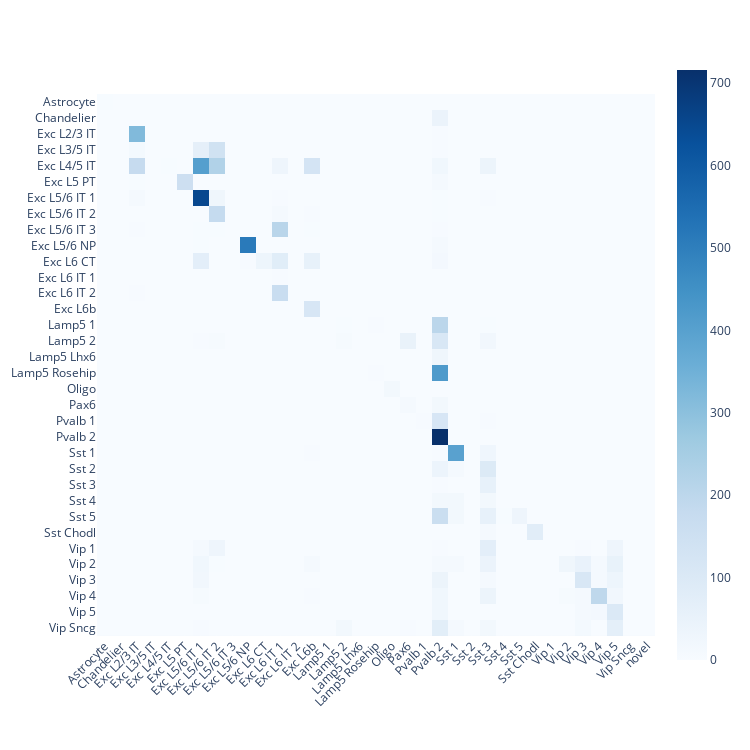
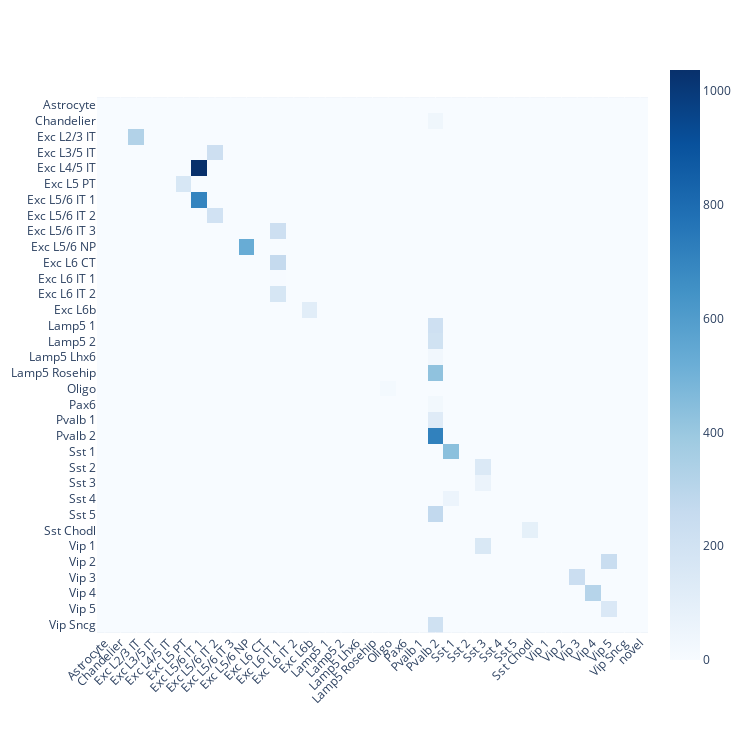

The notebook cell these images were saved under, in order:
### Code cell
# sample run on Allen-Brain datasets 

# load datasets
q = sc.read_h5ad('../data/ALM.h5ad')
ref = sc.read_h5ad('../data/MTG.h5ad')

# run the method
m = SVM()
m.fit(ref, 'labels34')
m.predict(q, 'labels34')

# evaluate the predictions
acc, cfmatrix, q_labels, ref_labels = eval_preds(q, ref, 'labels34', 'labels34', 'SVM')
print(f"[*] accuracy: {acc:.4f}")
plot_cfmatrix(cfmatrix, q_labels, ref_labels)

# evaluate the MV predictions
acc, cfmatrix, q_labels, ref_labels = eval_preds(q, ref, 'labels34', 'labels34', 'mv-SVM')
print(f"[*] accuracy: {acc:.4f}")
plot_cfmatrix(cfmatrix, q_labels, ref_labels)

### Figure 1 — Plotly figure (JSON) as saved in the notebook; plotly's stock layout.template omitted (floating-point values rounded to 4 significant figures; data arrays with more than 128 entries replaced by an {"elided": "..."} marker saying what was removed)
{"data": [{"coloraxis": "coloraxis", "hovertemplate": "x: %{x}<br>y: %{y}<br>color: %{z}<extra></extra>", "name": "0", "type": "heatmap", "x": ["Astrocyte", "Chandelier", "Exc L2/3 IT", "Exc L3/5 IT", "Exc L4/5 IT", "Exc L5 PT", "Exc L5/6 IT 1", "Exc L5/6 IT 2", "Exc L5/6 IT 3", "Exc L5/6 NP", "Exc L6 CT", "Exc L6 IT 1", "Exc L6 IT 2", "Exc L6b", "Lamp5 1", "Lamp5 2", "Lamp5 Lhx6", "Lamp5 Rosehip", "Oligo", "Pax6", "Pvalb 1", "Pvalb 2", "Sst 1", "Sst 2", "Sst 3", "Sst 4", "Sst 5", "Sst Chodl", "Vip 1", "Vip 2", "Vip 3", "Vip 4", "Vip 5", "Vip Sncg", "novel"], "xaxis": "x", "y": ["Astrocyte", "Chandelier", "Exc L2/3 IT", "Exc L3/5 IT", "Exc L4/5 IT", "Exc L5 PT", "Exc L5/6 IT 1", "Exc L5/6 IT 2", "Exc L5/6 IT 3", "Exc L5/6 NP", "Exc L6 CT", "Exc L6 IT 1", "Exc L6 IT 2", "Exc L6b", "Lamp5 1", "Lamp5 2", "Lamp5 Lhx6", "Lamp5 Rosehip", "Oligo", "Pax6", "Pvalb 1", "Pvalb 2", "Sst 1", "Sst 2", "Sst 3", "Sst 4", "Sst 5", "Sst Chodl", "Vip 1", "Vip 2", "Vip 3", "Vip 4", "Vip 5", "Vip Sncg"], "yaxis": "y", "z": {"elided": "34x35 int values"}}], "layout": {"coloraxis": {"colorscale": [[0, "rgb(247,251,255)"], [0.125, "rgb(222,235,247)"], [0.25, "rgb(198,219,239)"], [0.375, "rgb(158,202,225)"], [0.5, "rgb(107,174,214)"], [0.625, "rgb(66,146,198)"], [0.75, "rgb(33,113,181)"], [0.875, "rgb(8,81,156)"], [1, "rgb(8,48,107)"]]}, "height": 750, "margin": {"t": 60}, "width": 750, "xaxis": {"anchor": "y", "constrain": "domain", "domain": [0, 1], "dtick": 1, "scaleanchor": "y", "tickangle": -45}, "yaxis": {"anchor": "x", "autorange": "reversed", "constrain": "domain", "domain": [0, 1], "dtick": 1}}}

### Figure 2 — Plotly figure (JSON) as saved in the notebook; plotly's stock layout.template omitted (floating-point values rounded to 4 significant figures; data arrays with more than 128 entries replaced by an {"elided": "..."} marker saying what was removed)
{"data": [{"coloraxis": "coloraxis", "hovertemplate": "x: %{x}<br>y: %{y}<br>color: %{z}<extra></extra>", "name": "0", "type": "heatmap", "x": ["Astrocyte", "Chandelier", "Exc L2/3 IT", "Exc L3/5 IT", "Exc L4/5 IT", "Exc L5 PT", "Exc L5/6 IT 1", "Exc L5/6 IT 2", "Exc L5/6 IT 3", "Exc L5/6 NP", "Exc L6 CT", "Exc L6 IT 1", "Exc L6 IT 2", "Exc L6b", "Lamp5 1", "Lamp5 2", "Lamp5 Lhx6", "Lamp5 Rosehip", "Oligo", "Pax6", "Pvalb 1", "Pvalb 2", "Sst 1", "Sst 2", "Sst 3", "Sst 4", "Sst 5", "Sst Chodl", "Vip 1", "Vip 2", "Vip 3", "Vip 4", "Vip 5", "Vip Sncg", "novel"], "xaxis": "x", "y": ["Astrocyte", "Chandelier", "Exc L2/3 IT", "Exc L3/5 IT", "Exc L4/5 IT", "Exc L5 PT", "Exc L5/6 IT 1", "Exc L5/6 IT 2", "Exc L5/6 IT 3", "Exc L5/6 NP", "Exc L6 CT", "Exc L6 IT 1", "Exc L6 IT 2", "Exc L6b", "Lamp5 1", "Lamp5 2", "Lamp5 Lhx6", "Lamp5 Rosehip", "Oligo", "Pax6", "Pvalb 1", "Pvalb 2", "Sst 1", "Sst 2", "Sst 3", "Sst 4", "Sst 5", "Sst Chodl", "Vip 1", "Vip 2", "Vip 3", "Vip 4", "Vip 5", "Vip Sncg"], "yaxis": "y", "z": {"elided": "34x35 int values"}}], "layout": {"coloraxis": {"colorscale": [[0, "rgb(247,251,255)"], [0.125, "rgb(222,235,247)"], [0.25, "rgb(198,219,239)"], [0.375, "rgb(158,202,225)"], [0.5, "rgb(107,174,214)"], [0.625, "rgb(66,146,198)"], [0.75, "rgb(33,113,181)"], [0.875, "rgb(8,81,156)"], [1, "rgb(8,48,107)"]]}, "height": 750, "margin": {"t": 60}, "width": 750, "xaxis": {"anchor": "y", "constrain": "domain", "domain": [0, 1], "dtick": 1, "scaleanchor": "y", "tickangle": -45}, "yaxis": {"anchor": "x", "autorange": "reversed", "constrain": "domain", "domain": [0, 1], "dtick": 1}}}
